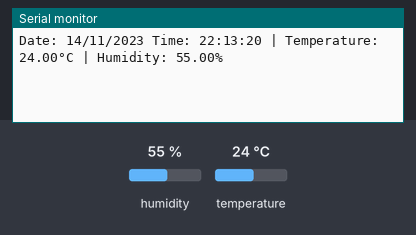
Bench run of a sketch on a simulated Arduino Uno, built with avr-gcc and run on an emulated ATmega328P. Shown: the last lines printed to the serial monitor. The inputs (shaded band) are chosen by the test bench; at power-on: humidity 55 %, temperature 24 °C. The local clock reads 2024-03-15 10:24:30 at power-on unless the sketch sets it.

Above: at 2.2 s.
2.3 s: humidity set to 22 %
At 11.8 s:
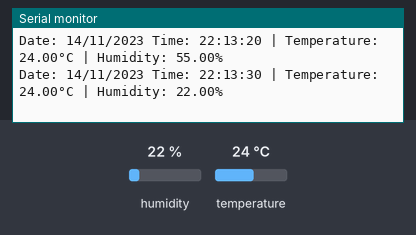
12.3 s: temperature set to 12 °C
At 21.9 s:
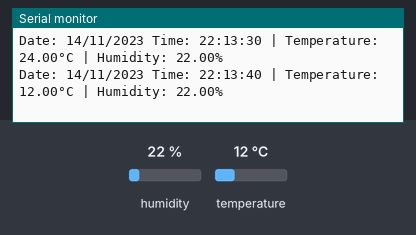
22.3 s: humidity set to 40 %
At 32.0 s:
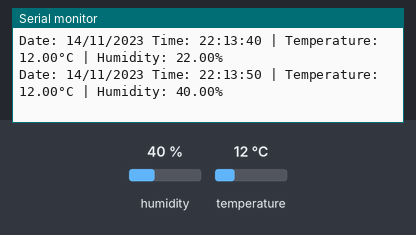
Timing chart, 0 to 33.5 s (numbered marks = the images above; inputs shaded):
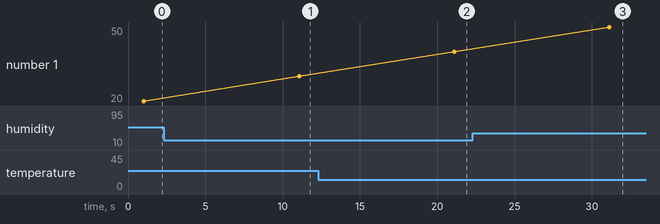

Measured:
- after the input at 2.3 s, the serial monitor: prints a new line after 8.8 s (image 1)
- after the input at 12.3 s, the serial monitor: prints a new line after 8.8 s (image 2)
- after the input at 22.3 s, the serial monitor: prints a new line after 8.8 s (image 3)

The sketch:

temp_humid.ino
```cpp
#include <RtcDS1302.h>
#include <ThreeWire.h>
#include <dht11.h>

// DHT11 setup
#define DHT11PIN 4
dht11 DHT11;

// DS1302 RTC setup
ThreeWire myWire(6, 7, 5); // DAT, CLK, RST
RtcDS1302<ThreeWire> Rtc(myWire);

void setup() {
  Serial.begin(9600);
  delay(1000); // Time for Serial Monitor to initialize

  RtcDateTime compiled = RtcDateTime(__DATE__, __TIME__);
  Rtc.SetDateTime(compiled);

  Rtc.Begin();
}

void loop() {
  // Reading temperature and humidity from DHT11 sensor
  int chk = DHT11.read(DHT11PIN);

  float temperature = DHT11.temperature;
  float humidity = DHT11.humidity;

  // Getting current time from DS1302 module
  RtcDateTime now = Rtc.GetDateTime();

  // Displaying the results in Serial Monitor
  Serial.print("Date: ");
  Serial.print(now.Day());
  Serial.print('/');
  Serial.print(now.Month());
  Serial.print('/');
  Serial.print(now.Year());

  Serial.print(" Time: ");
  Serial.print(now.Hour());
  Serial.print(':');
  Serial.print(now.Minute());
  Serial.print(':');
  Serial.print(now.Second());

  Serial.print(" | Temperature: ");
  Serial.print(temperature);
  Serial.print("°C");

  Serial.print(" | Humidity: ");
  Serial.print(humidity);
  Serial.println("%");

  delay(10000); // 10-second interval between readings
}
```
